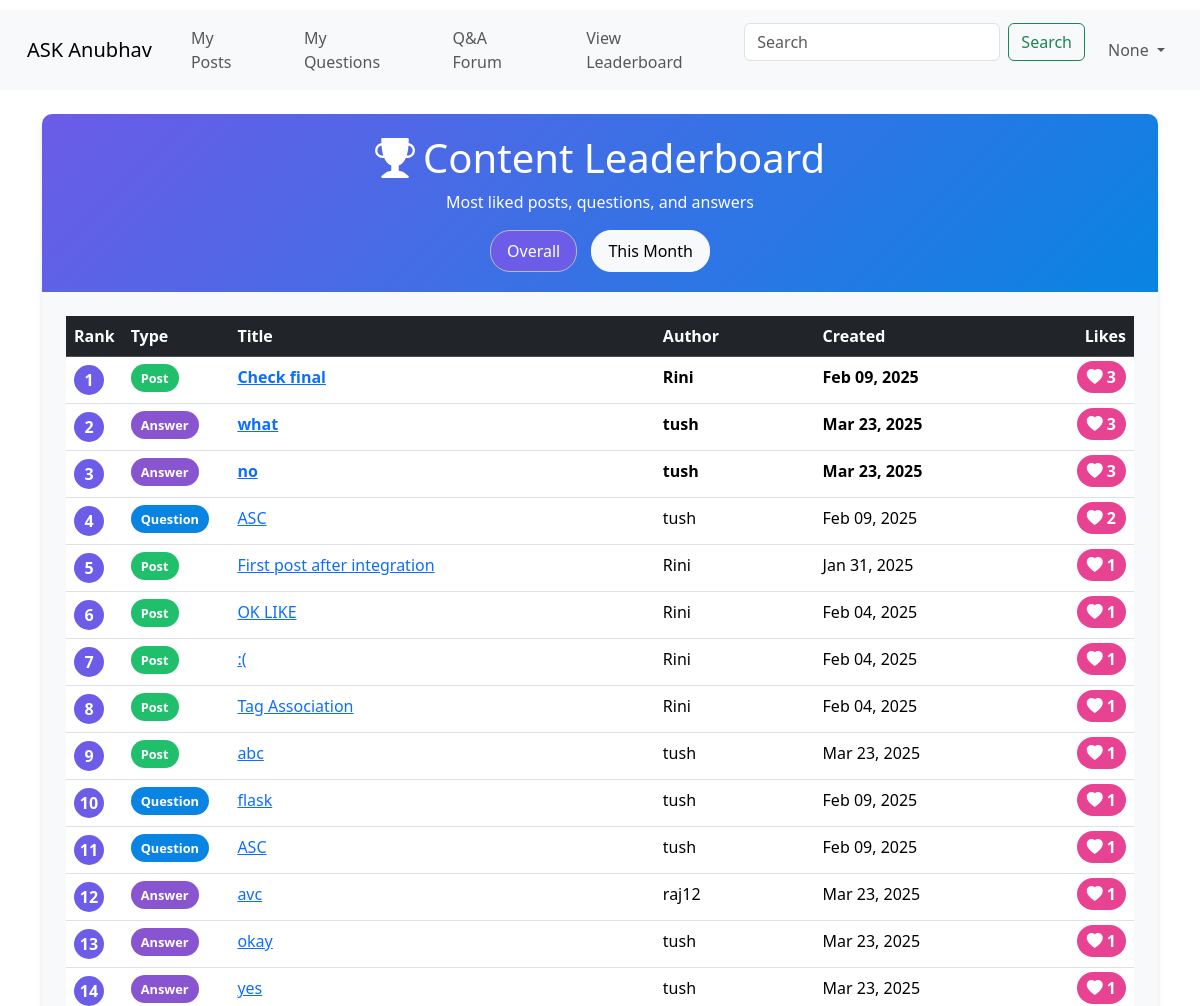
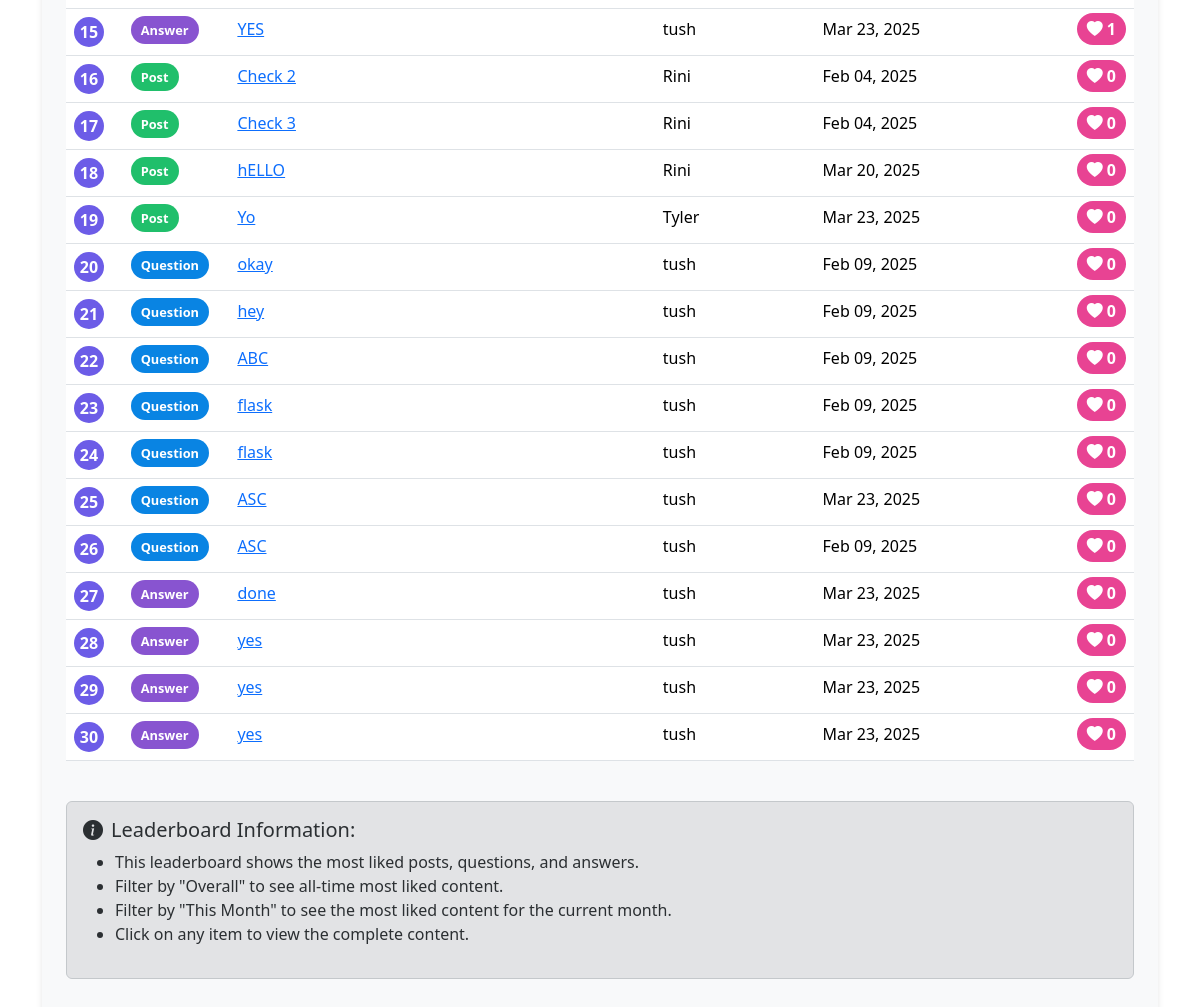
The app's page /leaderboard with its own data (2 pictures, top to bottom).
### merged.py (models this page shows, shortened)
class Post(db.Model):
    __tablename__ = 'post'
    id = db.Column(db.Integer, primary_key=True)
    title = db.Column(db.String(100), nullable=False)
    body = db.Column(db.Text, nullable=False)
    keywords = db.Column(db.String(255))
    date_of_post = db.Column(db.DateTime, default=lambda: datetime.now(timezone.utc))
    student_id = db.Column(db.Integer, nullable=False)
    like_count = db.Column(db.Integer, default=0)
    tags = db.relationship('Tag', secondary=post_tags, lazy='subquery', backref=db.backref('posts', lazy=True))
    approval = db.relationship('PostApproval', uselist=False, back_populates='post')

class User(db.Model):
    student_id = db.Column(db.Integer, primary_key=True)
    username = db.Column(db.String(100), nullable=False, unique=True)
    password = db.Column(db.String(100), nullable=False)
    is_faculty = db.Column(db.Boolean, default=False)
    email = db.Column(db.String(120), unique=True)

### merged.py (the view)
@app.route('/leaderboard')
def leaderboard():
    filter_type = request.args.get('filter', 'overall')
    posts_query = """
        SELECT
            'post' as content_type,
            p.id,
            p.title,
            p.like_count,
            u.username as author,
            p.date_of_post as date_created
        FROM
            post p
        JOIN
            user u ON p.student_id = u.student_id
    """
    questions_query = """
        SELECT
            'question' as content_type,
            q.id,
            q.title,
            q.like_count,
            u.username as author,
            p.date_of_post as date_created
        FROM
            question q
        JOIN
            user u ON q.student_id = u.student_id
        JOIN
            post p ON q.post_id = p.id
    """
    answers_query = """
        SELECT
            'answer' as content_type,
            a.id,
            CASE
                WHEN LENGTH(a.body) > 30 THEN SUBSTR(a.body, 1, 30) || '...'
                ELSE a.body
            END as title,
            a.like_count,
            u.username as author,
            CURRENT_TIMESTAMP as date_created
        FROM
            answer a
        JOIN
            user u ON a.student_id = u.student_id
    """
    if filter_type == 'month':
        first_day = datetime.now().replace(day=1, hour=0, minute=0, second=0, microsecond=0)
        posts_query += f" WHERE p.date_of_post >= '{first_day}'"
        questions_query += f" WHERE p.date_of_post >= '{first_day}'"
    combined_query = f"""
        {posts_query}
        UNION ALL
        {questions_query}
        UNION ALL
        {answers_query}
        ORDER BY like_count DESC
        LIMIT 30
    """
    results = db.session.execute(text(combined_query))
    leaderboard_data = []
    rank = 1
    for row in results:
        leaderboard_data.append({
            'rank': rank,
            'content_type': row.content_type,
            'id': row.id,
            'title': row.title if row.title else 'Untitled',
            'like_count': row.like_count or 0,
            'author': row.author,
            'date_created': row.date_created
        })
        rank += 1
    return render_template('ASK_Anubhav/Student/leaderboard.html', leaderboard=leaderboard_data, filter_type=filter_type, username=session.get('username'))

### merged.py (called while the page is built)
@app.context_processor
def inject_session():
    try:
        return dict(session=session)  # Inject session into all templates
    except Exception as e:
        print("Session not created due to: {str(e)}")
        return dict(session={})

@app.template_filter('datetime')
def format_datetime(value):
    if not value:
        return ""
    if isinstance(value, str):
        try:
            value = datetime.fromisoformat(value.replace('Z', '+00:00'))
        except Exception:
            try:
                value = datetime.strptime(value, '%Y-%m-%d %H:%M:%S')
            except Exception:
                return value
    return value.strftime('%b %d, %Y')

### templates/ASK_Anubhav/Student/leaderboard.html (shortened to what this page needs)
<!DOCTYPE html>
<html lang="en">
<head>
  <link rel="stylesheet" href="{{ url_for('static', filename='style.css') }}">
  <link href="https://cdn.jsdelivr.net/npm/bootstrap@5.3.3/dist/css/bootstrap.min.css" rel="stylesheet">
  <link href="https://cdn.jsdelivr.net/npm/bootstrap-icons/font/bootstrap-icons.css" rel="stylesheet">
</head>
<body>
    <nav class="navbar navbar-expand-lg bg-body-tertiary">
        <div class="container-fluid">
          <a class="navbar-brand" href="{{ url_for('index') }}">ASK Anubhav</a>
          <div class="collapse navbar-collapse" id="navbarSupportedContent">
            <ul class="navbar-nav me-auto mb-2 mb-lg-0">
              <li class="nav-item">
                <a class="nav-link" aria-current="page" href="{{ url_for('my_posts') }}">My Posts</a>
              </li>
              <li class="nav-item">
                <a class="nav-link" href="{{ url_for('my_questions') }}">My Questions</a>
              </li>
              <li class="nav-item">
                <a class="nav-link" href="{{ url_for('qa_forum') }}">Q&A Forum</a>
              </li>
              <li class="nav-item">
                <a class="nav-link" href="{{ url_for('leaderboard') }}">View Leaderboard</a>
              </li>
            </ul>
            <form class="d-flex mb-3" method="GET" action="{{ url_for('index') }}">
              <input class="form-control me-2" type="search" name="search" placeholder="Search" value="{{ search_query }}"
                aria-label="Search">
              <button class="btn btn-outline-success" type="submit">Search</button>
            </form>
            <ul class="navbar-nav">
              <li class="nav-item dropdown">
                <a class="nav-link dropdown-toggle" href="#" id="navbarDropdown" role="button" data-bs-toggle="dropdown"
                  aria-expanded="false">
                  {{ username }}
                </a>
              </li>
            </ul>
          </div>
        </div>
      </nav>
  <div class="container mt-4">
      <div class="leaderboard-card">
          <div class="leaderboard-header">
              <h1><i class="bi bi-trophy-fill me-2"></i>Content Leaderboard</h1>
              <p class="mb-0">Most liked posts, questions, and answers</p>
              <div class="mt-3">
                  <a href="{{ url_for('leaderboard', filter='overall') }}"
                     class="btn btn-light filter-btn {% if filter_type == 'overall' %}active{% endif %}">
                      Overall
                  </a>
                  <a href="{{ url_for('leaderboard', filter='month') }}"
                     class="btn btn-light filter-btn {% if filter_type == 'month' %}active{% endif %}">
                      This Month
                  </a>
              </div>
          </div>
          <div class="p-4">
              {% if leaderboard %}
                  <div class="table-responsive">
                      <table class="table table-hover">
                          <thead class="table-dark">
                              <tr>
                                  <th width="5%">Rank</th>
                                  <th width="10%">Type</th>
                                  <th width="40%">Title</th>
                                  <th width="15%">Author</th>
                                  <th width="15%">Created</th>
                                  <th width="15%" class="text-end">Likes</th>
                              </tr>
                          </thead>
                          <tbody>
                              {% for item in leaderboard %}
                                  <tr class="{% if item.rank == 1 %}rank-1{% elif item.rank == 2 %}rank-2{% elif item.rank == 3 %}rank-3{% endif %}">
                                      <td>
                                          <div class="rank-badge">{{ item.rank }}</div>
                                      </td>
                                      <td>
                                          <span class="type-badge type-{{ item.content_type }}">
                                              {{ item.content_type|capitalize }}
                                          </span>
                                      </td>
                                      <td>
                                        {% if item.content_type == 'post' %}
                                            <a href="{{ url_for('view_post', post_id=item.id) }}">{{ item.title }}</a>
                                        {% elif item.content_type == 'question' %}
                                            <a href="{{ url_for('qa_forum') }}#question-{{ item.id }}">{{ item.title }}</a>
                                        {% else %}
                                            <a href="{{ url_for('qa_forum') }}#answer-{{ item.id }}">{{ item.title }}</a>
                                        {% endif %}
                                    </td>
                                      <td>{{ item.author }}</td>
                                      <td>{{ item.date_created|datetime }}</td>
                                      <td class="text-end">
                                          <span class="like-badge">
                                              <i class="bi bi-heart-fill me-1"></i>{{ item.like_count }}
                                          </span>
                                      </td>
                                  </tr>
                              {% endfor %}
                          </tbody>
                      </table>
                  </div>
              {% else %}
                  <div class="alert alert-info">
                      <i class="bi bi-info-circle-fill me-2"></i>No liked content found for the selected period.
                  </div>
              {% endif %}
              <div class="mt-4 alert alert-secondary">
                  <h5><i class="bi bi-info-circle-fill me-2"></i>Leaderboard Information:</h5>
                  <ul>
                      <li>This leaderboard shows the most liked posts, questions, and answers.</li>
                      <li>Filter by "Overall" to see all-time most liked content.</li>
                      <li>Filter by "This Month" to see the most liked content for the current month.</li>
                      <li>Click on any item to view the complete content.</li>
                  </ul>
              </div>
          </div>
      </div>
  </div>
</body>
</html>

### static/ASK_Anubhav/style.css (style rules this page uses)
:root { --color-bg: #69F7BE; --color-text-main: #000000; --color-primary: #FFFF00; --wrapper-height: 87vh; --image-max-width: 300px; --image-margin: 3rem; --font-family: "HK Grotesk"; --font-family-header: "HK Grotesk"; }
* { box-sizing: border-box; }
body { font-family: HK Grotesk; background-color: var(--color-bg); }
button, input { font-family: inherit; font-size: 100%; background: #FFFFFF; border: 1px solid #000000; box-sizing: border-box; border-radius: 4px; padding: 0.5rem 1rem; transition: 500ms; }
nav { margin-top: 10px; position: relative; }
nav a { margin: 0 15px; text-decoration: none; color: #333; font-size: 1.2em; transition: color 0.3s; }

### templates/ASK_Anubhav/Student/leaderboard.html (style rules this page uses)
.leaderboard-card { background-color: #f8f9fa; border-radius: 10px; box-shadow: 0 4px 6px rgba(0, 0, 0, 0.1); overflow: hidden; }
.leaderboard-header { background: linear-gradient(135deg, #6c5ce7, #0984e3); color: white; padding: 20px; text-align: center; }
.type-badge { padding: 5px 10px; border-radius: 20px; font-size: 0.8rem; font-weight: bold; }
.type-post { background-color: #20bf6b; color: white; }
.type-question { background-color: #0984e3; color: white; }
.type-answer { background-color: #8854d0; color: white; }
.like-badge { background-color: #e84393; color: white; border-radius: 20px; padding: 5px 10px; font-weight: bold; }
.rank-badge { background-color: #6c5ce7; color: white; border-radius: 50%; width: 30px; height: 30px; display: flex; align-items: center; justify-content: center; font-weight: bold; }
.rank-1, .rank-2, .rank-3 { font-weight: bold; }
.rank-1 { background-color: rgba(255, 215, 0, 0.2); }
.rank-2 { background-color: rgba(192, 192, 192, 0.2); }
.rank-3 { background-color: rgba(205, 127, 50, 0.2); }
.filter-btn { border-radius: 20px; padding: 8px 16px; margin: 0 5px; }
.filter-btn.active { background-color: #6c5ce7; color: white; }

### records on screen
Post: rank "1", content_type "Post", title "Check final", author "Rini", date_created "Feb 09, 2025", like_count "3"
User: rank "2", content_type "Answer", title "what", author "tush", date_created "Mar 23, 2025", like_count "3", rank "3", title "no", rank "4", content_type "Question", title "ASC", date_created "Feb 09, 2025", like_count "2", rank "10", title "flask", like_count "1", rank "11", rank "13", title "okay", rank "14", title "yes", rank "15", title "YES", rank "20", like_count "0", rank "21", title "hey", rank "22", title "ABC", rank "23", rank "24", rank "25", rank "26", rank "27", title "done", rank "28", rank "29", rank "30"
Post: rank "5", content_type "Post", title "First post after integration", author "Rini", date_created "Jan 31, 2025", like_count "1"
Post: rank "6", content_type "Post", title "OK LIKE", author "Rini", date_created "Feb 04, 2025", like_count "1"
Post: rank "7", content_type "Post", title ":(", author "Rini", date_created "Feb 04, 2025", like_count "1"
Post: rank "8", content_type "Post", title "Tag Association", author "Rini", date_created "Feb 04, 2025", like_count "1"
Post: rank "9", content_type "Post", title "abc", author "tush", date_created "Mar 23, 2025", like_count "1"
User: rank "12", content_type "Answer", title "avc", author "raj12", date_created "Mar 23, 2025", like_count "1"
Post: rank "16", content_type "Post", title "Check 2", author "Rini", date_created "Feb 04, 2025", like_count "0"
Post: rank "17", content_type "Post", title "Check 3", author "Rini", date_created "Feb 04, 2025", like_count "0"
Post: rank "18", content_type "Post", title "hELLO", author "Rini", date_created "Mar 20, 2025", like_count "0"
Post: rank "19", content_type "Post", title "Yo", author "Tyler", date_created "Mar 23, 2025", like_count "0"

### other values on screen
{{ username }} "None"
